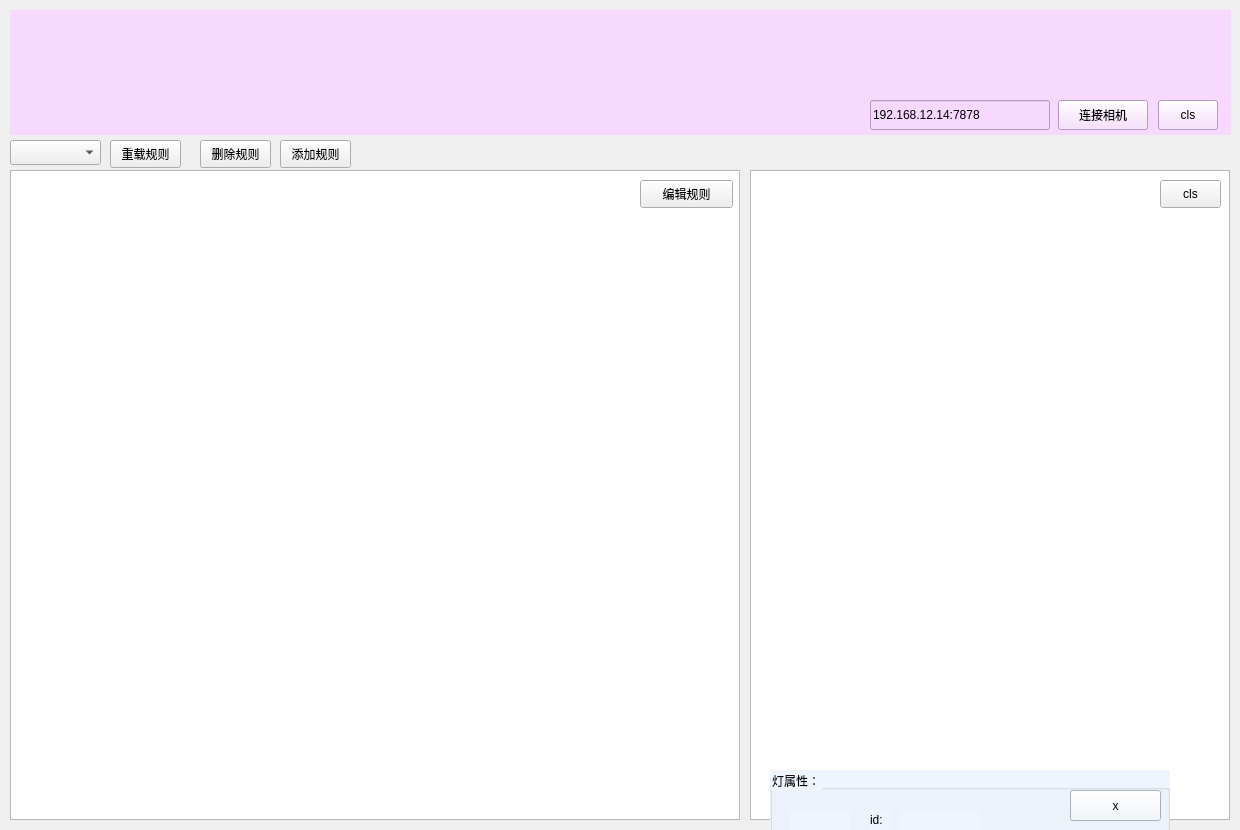
<?xml version="1.0" encoding="UTF-8"?>
<ui version="4.0">
 <class>Widget</class>
 <widget class="QWidget" name="Widget">
  <property name="geometry">
   <rect>
    <x>0</x>
    <y>0</y>
    <width>1240</width>
    <height>830</height>
   </rect>
  </property>
  <property name="windowTitle">
   <string>Widget</string>
  </property>
  <widget class="QComboBox" name="colorComboBox">
   <property name="geometry">
    <rect>
     <x>20</x>
     <y>100</y>
     <width>80</width>
     <height>30</height>
    </rect>
   </property>
   <item>
    <property name="text">
     <string>红</string>
    </property>
   </item>
   <item>
    <property name="text">
     <string>绿</string>
    </property>
   </item>
   <item>
    <property name="text">
     <string>黄</string>
    </property>
   </item>
  </widget>
  <widget class="QComboBox" name="dirComboBox">
   <property name="geometry">
    <rect>
     <x>20</x>
     <y>60</y>
     <width>80</width>
     <height>30</height>
    </rect>
   </property>
   <item>
    <property name="text">
     <string>圆</string>
    </property>
   </item>
   <item>
    <property name="text">
     <string>左</string>
    </property>
   </item>
   <item>
    <property name="text">
     <string>直</string>
    </property>
   </item>
   <item>
    <property name="text">
     <string>右</string>
    </property>
   </item>
   <item>
    <property name="text">
     <string>掉</string>
    </property>
   </item>
  </widget>
  <widget class="QPushButton" name="pushButton">
   <property name="geometry">
    <rect>
     <x>120</x>
     <y>50</y>
     <width>61</width>
     <height>51</height>
    </rect>
   </property>
   <property name="text">
    <string>添加</string>
   </property>
  </widget>
  <widget class="QWidget" name="TrafficLightShowWidget" native="true">
   <property name="geometry">
    <rect>
     <x>10</x>
     <y>10</y>
     <width>1221</width>
     <height>125</height>
    </rect>
   </property>
   <property name="styleSheet">
    <string notr="true">background-color: rgb(247, 216, 255);</string>
   </property>
   <widget class="QPushButton" name="clsBtn_3">
    <property name="geometry">
     <rect>
      <x>1148</x>
      <y>90</y>
      <width>60</width>
      <height>30</height>
     </rect>
    </property>
    <property name="text">
     <string>cls</string>
    </property>
   </widget>
   <widget class="QPushButton" name="pushButton_2">
    <property name="geometry">
     <rect>
      <x>1048</x>
      <y>90</y>
      <width>90</width>
      <height>30</height>
     </rect>
    </property>
    <property name="text">
     <string>连接相机</string>
    </property>
   </widget>
   <widget class="QLineEdit" name="lineEdit">
    <property name="geometry">
     <rect>
      <x>860</x>
      <y>90</y>
      <width>180</width>
      <height>30</height>
     </rect>
    </property>
    <property name="text">
     <string>192.168.12.14:7878</string>
    </property>
   </widget>
  </widget>
  <widget class="QLineEdit" name="idLineEdit">
   <property name="geometry">
    <rect>
     <x>20</x>
     <y>20</y>
     <width>81</width>
     <height>25</height>
    </rect>
   </property>
   <property name="text">
    <string>1</string>
   </property>
  </widget>
  <widget class="QPlainTextEdit" name="history">
   <property name="geometry">
    <rect>
     <x>750</x>
     <y>170</y>
     <width>480</width>
     <height>650</height>
    </rect>
   </property>
  </widget>
  <widget class="QPushButton" name="clsBtn">
   <property name="geometry">
    <rect>
     <x>1160</x>
     <y>180</y>
     <width>61</width>
     <height>28</height>
    </rect>
   </property>
   <property name="text">
    <string>cls</string>
   </property>
  </widget>
  <widget class="QGroupBox" name="propertyGroupBox">
   <property name="geometry">
    <rect>
     <x>770</x>
     <y>770</y>
     <width>400</width>
     <height>350</height>
    </rect>
   </property>
   <property name="styleSheet">
    <string notr="true">background-color: rgb(239, 245, 255);</string>
   </property>
   <property name="title">
    <string>灯属性：</string>
   </property>
   <widget class="QPushButton" name="updateBtn">
    <property name="geometry">
     <rect>
      <x>310</x>
      <y>320</y>
      <width>91</width>
      <height>31</height>
     </rect>
    </property>
    <property name="text">
     <string>更新属性</string>
    </property>
   </widget>
   <widget class="QLabel" name="imgLabel">
    <property name="geometry">
     <rect>
      <x>20</x>
      <y>40</y>
      <width>60</width>
      <height>60</height>
     </rect>
    </property>
    <property name="styleSheet">
     <string notr="true">border-image: url(:/src/trafficLight/unknown/black.png);</string>
    </property>
    <property name="text">
     <string/>
    </property>
   </widget>
   <widget class="QLabel" name="idLabel1">
    <property name="geometry">
     <rect>
      <x>100</x>
      <y>40</y>
      <width>21</width>
      <height>20</height>
     </rect>
    </property>
    <property name="text">
     <string>id:</string>
    </property>
   </widget>
   <widget class="QLabel" name="colorLabel">
    <property name="geometry">
     <rect>
      <x>100</x>
      <y>70</y>
      <width>120</width>
      <height>20</height>
     </rect>
    </property>
    <property name="text">
     <string>当前颜色:</string>
    </property>
   </widget>
   <widget class="QLabel" name="directionLabel">
    <property name="geometry">
     <rect>
      <x>20</x>
      <y>150</y>
      <width>41</width>
      <height>30</height>
     </rect>
    </property>
    <property name="text">
     <string>方向:</string>
    </property>
   </widget>
   <widget class="QComboBox" name="directionComboBox">
    <property name="geometry">
     <rect>
      <x>80</x>
      <y>150</y>
      <width>100</width>
      <height>30</height>
     </rect>
    </property>
    <item>
     <property name="text">
      <string>圆形</string>
     </property>
    </item>
    <item>
     <property name="text">
      <string>左转</string>
     </property>
    </item>
    <item>
     <property name="text">
      <string>直行</string>
     </property>
    </item>
    <item>
     <property name="text">
      <string>右转</string>
     </property>
    </item>
    <item>
     <property name="text">
      <string>掉头</string>
     </property>
    </item>
    <item>
     <property name="text">
      <string>未知</string>
     </property>
    </item>
   </widget>
   <widget class="QLabel" name="idLabel">
    <property name="geometry">
     <rect>
      <x>130</x>
      <y>40</y>
      <width>81</width>
      <height>20</height>
     </rect>
    </property>
    <property name="text">
     <string/>
    </property>
   </widget>
   <widget class="QComboBox" name="laneComboBox">
    <property name="geometry">
     <rect>
      <x>80</x>
      <y>210</y>
      <width>100</width>
      <height>30</height>
     </rect>
    </property>
    <item>
     <property name="text">
      <string>机动车道</string>
     </property>
    </item>
    <item>
     <property name="text">
      <string>非机动车道</string>
     </property>
    </item>
    <item>
     <property name="text">
      <string>人行道</string>
     </property>
    </item>
    <item>
     <property name="text">
      <string>未知</string>
     </property>
    </item>
   </widget>
   <widget class="QLabel" name="directionLabel_2">
    <property name="geometry">
     <rect>
      <x>20</x>
      <y>190</y>
      <width>41</width>
      <height>30</height>
     </rect>
    </property>
    <property name="text">
     <string>车道:</string>
    </property>
   </widget>
   <widget class="QPushButton" name="propertyGroupBoxCloseBtn">
    <property name="geometry">
     <rect>
      <x>300</x>
      <y>20</y>
      <width>91</width>
      <height>31</height>
     </rect>
    </property>
    <property name="text">
     <string>x</string>
    </property>
   </widget>
   <widget class="QLabel" name="idLabel_4">
    <property name="geometry">
     <rect>
      <x>170</x>
      <y>90</y>
      <width>81</width>
      <height>20</height>
     </rect>
    </property>
    <property name="text">
     <string/>
    </property>
   </widget>
   <widget class="QLabel" name="lightSecLabel">
    <property name="geometry">
     <rect>
      <x>100</x>
      <y>100</y>
      <width>120</width>
      <height>20</height>
     </rect>
    </property>
    <property name="text">
     <string>已亮时长:</string>
    </property>
   </widget>
  </widget>
  <widget class="QGroupBox" name="ConditionGroupBox_2">
   <property name="geometry">
    <rect>
     <x>840</x>
     <y>940</y>
     <width>400</width>
     <height>350</height>
    </rect>
   </property>
   <property name="styleSheet">
    <string notr="true">background-color: rgb(239, 245, 255);</string>
   </property>
   <property name="title">
    <string>结果窗口：</string>
   </property>
   <widget class="QPushButton" name="exeGroupBoxUpdateBtn">
    <property name="geometry">
     <rect>
      <x>308</x>
      <y>316</y>
      <width>91</width>
      <height>31</height>
     </rect>
    </property>
    <property name="text">
     <string>修改</string>
    </property>
   </widget>
   <widget class="QLabel" name="idLabel_3">
    <property name="geometry">
     <rect>
      <x>130</x>
      <y>40</y>
      <width>81</width>
      <height>20</height>
     </rect>
    </property>
    <property name="text">
     <string/>
    </property>
   </widget>
   <widget class="QPushButton" name="exeGroupBoxCloseBtn">
    <property name="geometry">
     <rect>
      <x>220</x>
      <y>316</y>
      <width>91</width>
      <height>31</height>
     </rect>
    </property>
    <property name="text">
     <string>x</string>
    </property>
   </widget>
   <widget class="QGroupBox" name="ConditionGroupBox">
    <property name="geometry">
     <rect>
      <x>40</x>
      <y>-20</y>
      <width>400</width>
      <height>350</height>
     </rect>
    </property>
    <property name="styleSheet">
     <string notr="true">background-color: rgb(239, 245, 255);</string>
    </property>
    <property name="title">
     <string>条件窗口：</string>
    </property>
    <widget class="QPushButton" name="conditionGroupBoxUpdateBtn">
     <property name="geometry">
      <rect>
       <x>308</x>
       <y>316</y>
       <width>91</width>
       <height>31</height>
      </rect>
     </property>
     <property name="text">
      <string>修改</string>
     </property>
    </widget>
    <widget class="QLabel" name="idLabel_2">
     <property name="geometry">
      <rect>
       <x>130</x>
       <y>40</y>
       <width>81</width>
       <height>20</height>
      </rect>
     </property>
     <property name="text">
      <string/>
     </property>
    </widget>
    <widget class="QPushButton" name="conditionGroupBoxCloseBtn">
     <property name="geometry">
      <rect>
       <x>220</x>
       <y>316</y>
       <width>91</width>
       <height>31</height>
      </rect>
     </property>
     <property name="text">
      <string>x</string>
     </property>
    </widget>
   </widget>
  </widget>
  <widget class="QComboBox" name="rulesListComBox">
   <property name="geometry">
    <rect>
     <x>10</x>
     <y>140</y>
     <width>91</width>
     <height>25</height>
    </rect>
   </property>
  </widget>
  <widget class="QPushButton" name="updateRulesBtn">
   <property name="geometry">
    <rect>
     <x>110</x>
     <y>140</y>
     <width>71</width>
     <height>28</height>
    </rect>
   </property>
   <property name="text">
    <string>重载规则</string>
   </property>
  </widget>
  <widget class="QPlainTextEdit" name="conditionShowWidget">
   <property name="geometry">
    <rect>
     <x>10</x>
     <y>170</y>
     <width>730</width>
     <height>650</height>
    </rect>
   </property>
   <property name="plainText">
    <string/>
   </property>
  </widget>
  <widget class="QPushButton" name="editRuleBtn">
   <property name="geometry">
    <rect>
     <x>640</x>
     <y>180</y>
     <width>93</width>
     <height>28</height>
    </rect>
   </property>
   <property name="text">
    <string>编辑规则</string>
   </property>
  </widget>
  <widget class="QPushButton" name="deleteRulesBtn">
   <property name="geometry">
    <rect>
     <x>200</x>
     <y>140</y>
     <width>71</width>
     <height>28</height>
    </rect>
   </property>
   <property name="text">
    <string>删除规则</string>
   </property>
  </widget>
  <widget class="QPushButton" name="addRulesBtn">
   <property name="geometry">
    <rect>
     <x>280</x>
     <y>140</y>
     <width>71</width>
     <height>28</height>
    </rect>
   </property>
   <property name="text">
    <string>添加规则</string>
   </property>
  </widget>
  <zorder>colorComboBox</zorder>
  <zorder>dirComboBox</zorder>
  <zorder>pushButton</zorder>
  <zorder>idLineEdit</zorder>
  <zorder>history</zorder>
  <zorder>clsBtn</zorder>
  <zorder>TrafficLightShowWidget</zorder>
  <zorder>propertyGroupBox</zorder>
  <zorder>ConditionGroupBox_2</zorder>
  <zorder>rulesListComBox</zorder>
  <zorder>updateRulesBtn</zorder>
  <zorder>conditionShowWidget</zorder>
  <zorder>editRuleBtn</zorder>
  <zorder>deleteRulesBtn</zorder>
  <zorder>addRulesBtn</zorder>
 </widget>
 <resources/>
 <connections/>
</ui>
